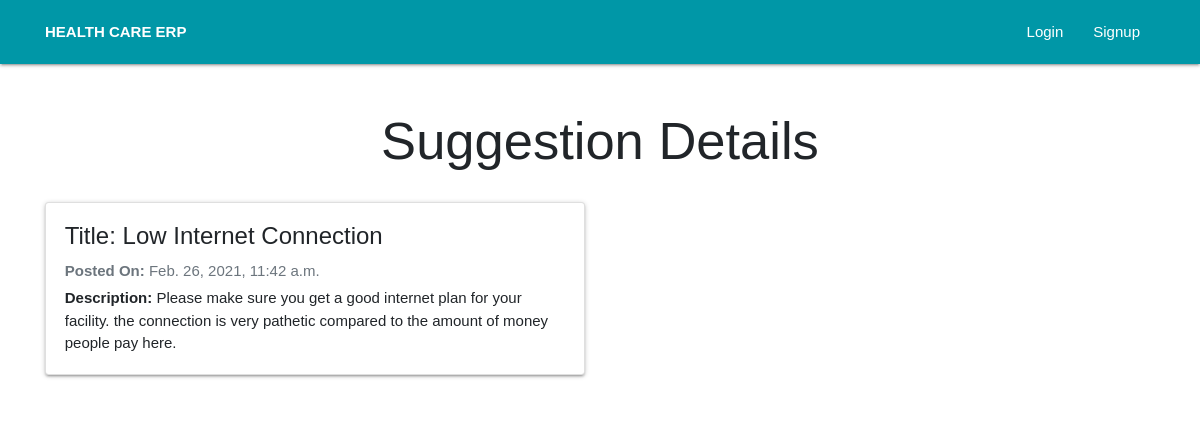
The page /HumanResource/suggestion_details/1/ on the database its author committed.
### HumanResource/models.py (models this page shows, shortened)
class Suggestion(models.Model):
    issue_title = models.CharField(max_length=200)
    issue_description = models.TextField()
    report_date = models.DateTimeField(default=timezone.now)

### HumanResource/views.py (the view)
# urls.py: path("suggestion_details/<int:id>/", views.suggestion_details, name="suggestion_details"),
def suggestion_details(request, id):
    suggestion = Suggestion.objects.get(pk=id)
    context = {
        "suggestion": suggestion
    }
    return render(request, "hr/suggestion_details.html", context)

### HumanResource/templates/hr/suggestion_details.html
{% extends "base_layout.html" %}
{% block heading %}
  <h2 class="display-4 text-center"> Suggestion Details</h2>
{% endblock heading %}
{% block content %}
<div class="row">
    <div class="col-6 mt-3">
        <div class="card mb-4">
            <div class="card-body ml-35">
                <h2 class="card-title">Title: {{ suggestion.issue_title}}</h2>
                <p class="card-text text-muted h6"><b>Posted On: </b>{{ suggestion.report_date }}</p>
                <p class="card-text"><b>Description: </b>{{ suggestion.issue_description }}</p>
            </div>
        </div>
    </div>
</div>
{% endblock content %}

### static/css/custom/auth.css (style rules this page uses)
* { margin: 0; padding: 0; font-family: sans-serif; }

### rows shown on the page
Suggestion: issue_title "Low Internet Connection", report_date "Feb. 26, 2021, 11:42 a.m.", issue_description "Please make sure you get a good internet plan for your facility. the connection is very pathetic compared to the amount of money people pay here."
